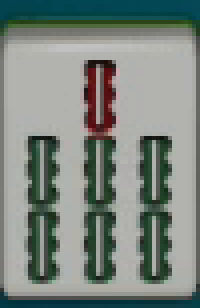
#> input picture dataset/tiles_runtime_v0_2/reference_pack/150_4.png, 50 x 77 px (shown 4 times larger)
$ python -i private_public_face_offline_probe.py   (imports and definitions only)   (older library calls are emulated)
#> lines starting #> are read from the running program, lines starting #| are printed output that depends on the picture; after the words box and inside, x2 and y2 are one past the last pixel; in counts of white or black regions, pixels touching at a corner belong together
#> further down, picture is the input picture: PIL image 50x77 RGB; mean R, G, B 125, 134, 128.1
"""Issue #69: PRIVATE, development-only public-meld appearance diagnostic.

Requires a user-confirmed ZIP, its separately held confirmation declaration,
and the ORIGINAL VIDEO FILES. Before comparison, re-hash every referenced
video and compare all cropped face pixels with the decoded source frame.
No output tile IDs, actions, private hashes or frame pixels enter the report.
Already-inspected, tiny-source diagnostics are NOT blind accuracy or runtime
promotion.
"""
from __future__ import annotations

import argparse
from collections import Counter
import hashlib
from io import BytesIO
import json
from pathlib import Path
from zipfile import ZipFile

VALID_TILES = {
    *(f"{s}{n}" for s in "MPS" for n in range(1, 10)),
    "E", "SOUTH", "W", "N", "R", "G", "B",
}


def _hash(data: bytes) -> str:
    return hashlib.sha256(data).hexdigest()


# [6 lines left out: function _file_hash, not called in this run]


def _normalized(values):
    import numpy as np
    vector = np.asarray(values, dtype=np.float32).ravel().copy()
#> vector = 1232 values, max 191 at index 147, min 31 at index 239, mean 136.9
    vector -= vector.mean()
#> vector = 1232 values, max 54.13 at index 147, min -105.9 at index 239, mean -1.19e-06
    length = float(np.linalg.norm(vector))
#> length = 1622.9
    return (vector / length) if length > 1e-6 else None


def _portable_hog(gray):
    """Deterministic 9-bin 8x8-cell HOG; avoids optional cv2.HOGDescriptor."""
    import cv2
    import numpy as np

    gray = np.asarray(gray, np.float32)
    if gray.shape != (96, 64):
        raise ValueError("normalization expects one fixed public face size")
    gx = cv2.Sobel(gray, cv2.CV_32F, 1, 0, ksize=3)
    gy = cv2.Sobel(gray, cv2.CV_32F, 0, 1, ksize=3)
    magnitude = cv2.magnitude(gx, gy)
    angle = (np.degrees(np.arctan2(gy, gx)) % 180) / 20
    bin0 = np.floor(angle).astype(np.int32) % 9
    fraction = angle - np.floor(angle)
    yy, xx = np.indices(gray.shape)
    cy, cx = yy // 8, xx // 8
    histogram = np.zeros((12, 8, 9), np.float32)
    np.add.at(
        histogram, (cy.ravel(), cx.ravel(), bin0.ravel()),
        (magnitude * (1 - fraction)).ravel(),
    )
    np.add.at(
        histogram,
        (cy.ravel(), cx.ravel(), ((bin0 + 1) % 9).ravel()),
        (magnitude * fraction).ravel(),
    )
    blocks = []
    for y in range(11):
        for x in range(7):
            block = histogram[y:y + 2, x:x + 2].ravel()
            block = block / max(1e-6, float(np.linalg.norm(block)))
            block = np.minimum(block, 0.2)
            block = block / max(1e-6, float(np.linalg.norm(block)))
            blocks.append(block)
    return _normalized(np.concatenate(blocks))


def _features(image):
    """Two explicitly frozen exploratory features. No learned parameters."""
    import cv2
    import numpy as np
    from PIL import Image

    if image.mode != "RGB":
        image = image.convert("RGB")
    raw = np.asarray(
        image.convert("L").resize((32, 48), Image.Resampling.BILINEAR),
        np.float32,
    )
    baseline = _normalized(raw[2:-2, 2:-2])
#> baseline = 1232 values, max 0.0334 at index 147, min -0.0652 at index 239, mean -1.74e-09
    rgb = np.asarray(image)
    hsv = cv2.cvtColor(rgb, cv2.COLOR_RGB2HSV)
#> hsv: shape (77, 50, 3); mean H, S, V 46.8, 49.1, 136.6
    mask = ((hsv[:, :, 1] < 125) & (hsv[:, :, 2] > 120)).astype(np.uint8)
#> mask: shape (77, 50); values 0 (black) and 1 (white), 62.7% white; 4 black regions, box (x1, y1, x2, y2) and area: (0, 0, 50, 77) 639, (21, 15, 29, 71) 344, (35, 34, 43, 71) 230, (7, 34, 15, 71) 224
    mask = cv2.morphologyEx(mask, cv2.MORPH_CLOSE, np.ones((3, 3), np.uint8))
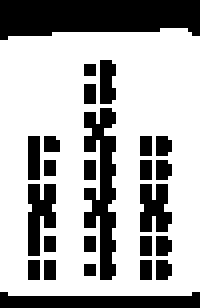
#> mask: shape (77, 50) (shown 4 times larger); values 0 (black) and 1 (white), 67.2% white; 25 black regions (18 under 20 px), largest, box (x1, y1, x2, y2) and area: (0, 0, 50, 10) 410, (21, 27, 29, 70) 204, (0, 73, 50, 77) 154
    _, _, stats, _ = cv2.connectedComponentsWithStats(mask, 8)
#> stats = [[0, 0, 50, 77, 1263], [0, 7, 50, 67, 2587]]
    height, width = rgb.shape[:2]
#> height = 77; width = 50
    candidates = [
        s for s in stats[1:]
        if s[4] >= height * width * 0.19
        and s[2] >= width * 0.55
        and s[3] >= height * 0.38
    ]
#> candidates = [[0, 7, 50, 67, 2587]]
    if not candidates:
        return baseline, None, "no_unambiguous_pale_face"
    if len(candidates) != 1:
        return baseline, None, "ambiguous_pale_faces"
    x, y, w, h = (int(v) for v in candidates[0][:4])
#> x = 0; y = 7; w = 50; h = 67
    inset_x = max(1, round(w * 0.04))
#> inset_x = 2
    inset_y = max(1, round(h * 0.04))
#> inset_y = 3
    face = rgb[
        y + inset_y:y + h - inset_y,
        x + inset_x:x + w - inset_x,
    ]
    if face.shape[0] < 12 or face.shape[1] < 12:
        return baseline, None, "face_too_small"
    gray = cv2.cvtColor(face, cv2.COLOR_RGB2GRAY)
    gray = cv2.resize(gray, (64, 96), interpolation=cv2.INTER_LINEAR)
#> gray: shape (96, 64)
    gray = cv2.createCLAHE(clipLimit=1.5, tileGridSize=(4, 4)).apply(gray)
    normalized = _portable_hog(gray)
#> in _portable_hog, `gy = cv2.Sobel(gray, cv2.CV_32F, 0, 1, ksize=3)`:
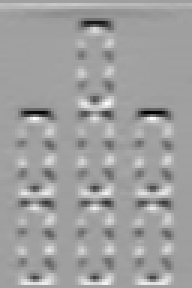
#> gy: shape (96, 64) float32 (shown 3 times larger); min -725, max 433, mean -0.1; drawn with min black and max white
#> in _portable_hog, `magnitude = cv2.magnitude(gx, gy)`:
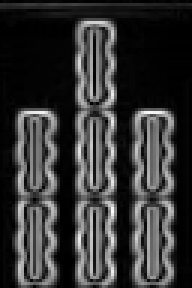
#> magnitude: shape (96, 64) float32 (shown 3 times larger); min 0, max 742.1, mean 155.6; drawn with min black and max white
#> in _portable_hog, `bin0 = np.floor(angle).astype(np.int32) % 9`:
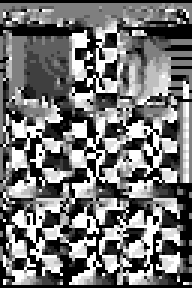
#> bin0: shape (96, 64) int32 (shown 3 times larger); min 0, max 8, mean 3.65; drawn with min black and max white
#> in _portable_hog, `fraction = angle - np.floor(angle)`:
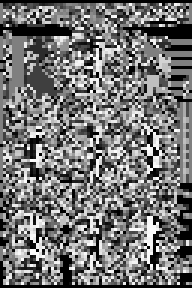
#> fraction: shape (96, 64) float32 (shown 3 times larger); min 0, max 1, mean 0.454
#> in _portable_hog, `np.add.at( histogram, (cy.ravel(), cx.ravel(), bin0.ravel()), (magnitu..`:
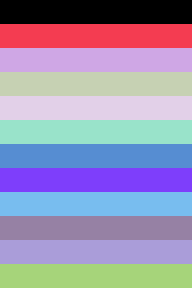
#> cy: shape (96, 64) int64 (shown 3 times larger); 12 distinct labels, from 0 to 11; one colour per label, 0 black
#> in _portable_hog, `np.add.at( histogram, (cy.ravel(), cx.ravel(), bin0.ravel()), (magnitu..`:
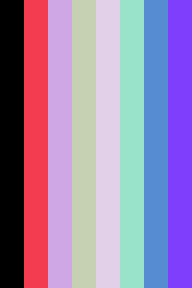
#> cx: shape (96, 64) int64 (shown 3 times larger); 8 distinct labels, from 0 to 7; one colour per label, 0 black
#> normalized = 2772 values, max 0.0584 at index 2484, min -0.0176 at index 19, mean -8.6e-11
    if normalized is None:
        return baseline, None, "low_texture_face"
    return baseline, normalized, "pale_face_found"


# [367 lines left out: functions _check_source_crops, load_confirmed_private_faces, compare_verified_private_faces, main, not called in this run]


# [2 lines not run here, left out]

>>> from PIL import Image
>>> picture = Image.open('../../dataset/tiles_runtime_v0_2/reference_pack/150_4.png')
>>> result = _features(picture)

$ run again, on dataset/tiles_runtime_v0_2/reference_pack/150_6.png
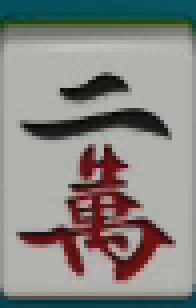
#> input picture dataset/tiles_runtime_v0_2/reference_pack/150_6.png, 49 x 77 px (shown 4 times larger)
#> picture is the input picture: PIL image 49x77 RGB; mean R, G, B 135.6, 134.2, 131.6
#> in _normalized, `vector = np.asarray(values, dtype=np.float32).ravel().copy()`: vector = 1232 values, max 191 at index 148, min 20 at index 487, mean 138.7
#> in _normalized, `vector -= vector.mean()`: vector = 1232 values, max 52.34 at index 148, min -118.7 at index 487, mean -3.17e-06
#> length = 1778.5
#> baseline = 1232 values, max 0.0294 at index 148, min -0.0667 at index 487, mean -2.61e-09
#> hsv: shape (77, 49, 3); mean H, S, V 45.1, 51, 143.5
#> in _features, `mask = cv2.morphologyEx(mask, cv2.MORPH_CLOSE, np.ones((3, 3), np.uint..`:
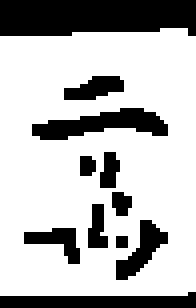
#> mask: shape (77, 49) (shown 4 times larger); values 0 (black) and 1 (white), 72.5% white; 11 black regions (2 under 20 px), largest, box (x1, y1, x2, y2) and area: (0, 0, 49, 9) 405, (8, 27, 42, 35) 153, (0, 73, 49, 77) 149
#> stats = [[0, 0, 49, 77, 1038], [0, 7, 49, 67, 2735]]
#> candidates = [[0, 7, 49, 67, 2735]]
#> x = 0; y = 7; w = 49; h = 67
#> inset_x = 2
#> inset_y = 3
#> in _portable_hog, `fraction = angle - np.floor(angle)`:
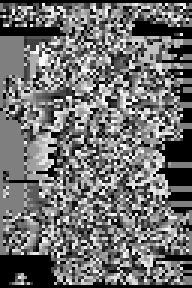
#> fraction: shape (96, 64) float32 (shown 3 times larger); min 0, max 1, mean 0.438
#> cy: shape (96, 64) int64; 12 distinct labels, from 0 to 11
#> cx: shape (96, 64) int64; 8 distinct labels, from 0 to 7
#> normalized = 2772 values, max 0.069 at index 743, min -0.0166 at index 18, mean -9.46e-10

$ run again, on dataset/tiles_runtime_v0_2/reference_pack/4350_13.png
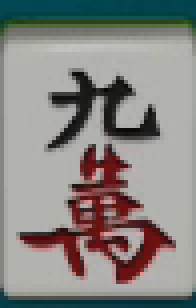
#> input picture dataset/tiles_runtime_v0_2/reference_pack/4350_13.png, 49 x 77 px (shown 4 times larger)
#> picture is the input picture: PIL image 49x77 RGB; mean R, G, B 135.5, 133.2, 130.5
#> in _normalized, `vector = np.asarray(values, dtype=np.float32).ravel().copy()`: vector = 1232 values, max 192 at index 149, min 23 at index 352, mean 138.6
#> in _normalized, `vector -= vector.mean()`: vector = 1232 values, max 53.42 at index 149, min -115.6 at index 352, mean 4.36e-06
#> length = 1768.5
#> baseline = 1232 values, max 0.0302 at index 149, min -0.0654 at index 352, mean 2.3e-09
#> hsv: shape (77, 49, 3); mean H, S, V 42.2, 51.8, 142.6
#> in _features, `mask = cv2.morphologyEx(mask, cv2.MORPH_CLOSE, np.ones((3, 3), np.uint..`:
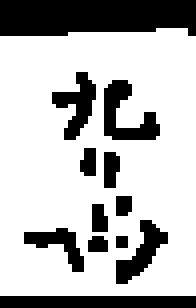
#> mask: shape (77, 49) (shown 4 times larger); values 0 (black) and 1 (white), 72.8% white; 12 black regions (3 under 20 px), largest, box (x1, y1, x2, y2) and area: (0, 0, 49, 9) 403, (0, 74, 49, 77) 147, (26, 20, 40, 35) 106
#> stats = [[0, 0, 49, 77, 1027], [0, 7, 49, 67, 2746]]
#> candidates = [[0, 7, 49, 67, 2746]]
#> x = 0; y = 7; w = 49; h = 67
#> inset_x = 2
#> inset_y = 3
#> in _portable_hog, `fraction = angle - np.floor(angle)`:
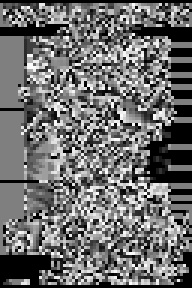
#> fraction: shape (96, 64) float32 (shown 3 times larger); min 0, max 1, mean 0.431
#> cy: shape (96, 64) int64; 12 distinct labels, from 0 to 11
#> cx: shape (96, 64) int64; 8 distinct labels, from 0 to 7
#> normalized = 2772 values, max 0.0825 at index 1728, min -0.0182 at index 18, mean 7.31e-10

$ run again, on dataset/tiles_runtime_v0_2/reference_pack/4350_4.png
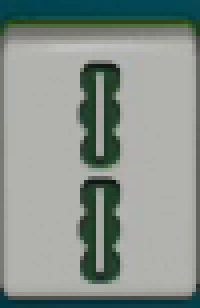
#> input picture dataset/tiles_runtime_v0_2/reference_pack/4350_4.png, 50 x 77 px (shown 4 times larger)
#> picture is the input picture: PIL image 50x77 RGB; mean R, G, B 137.1, 146.2, 141.2
#> in _normalized, `vector = np.asarray(values, dtype=np.float32).ravel().copy()`: vector = 1232 values, max 191 at index 147, min 41 at index 239, mean 152.2
#> in _normalized, `vector -= vector.mean()`: vector = 1232 values, max 38.81 at index 147, min -111.2 at index 239, mean -3.96e-06
#> length = 1514.8
#> baseline = 1232 values, max 0.0256 at index 147, min -0.0734 at index 239, mean -2.71e-09
#> hsv: shape (77, 50, 3); mean H, S, V 41.6, 40.5, 147.1
#> stats = [[0, 0, 50, 77, 954], [0, 7, 50, 67, 2896]]
#> candidates = [[0, 7, 50, 67, 2896]]
#> x = 0; y = 7; w = 50; h = 67
#> inset_x = 2
#> inset_y = 3
#> in _portable_hog, `fraction = angle - np.floor(angle)`:
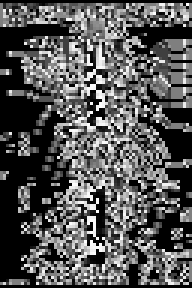
#> fraction: shape (96, 64) float32 (shown 3 times larger); min 0, max 1, mean 0.337
#> cy: shape (96, 64) int64; 12 distinct labels, from 0 to 11
#> cx: shape (96, 64) int64; 8 distinct labels, from 0 to 7
#> normalized = 2772 values, max 0.0629 at index 1521, min -0.0154 at index 19, mean -4.52e-10
